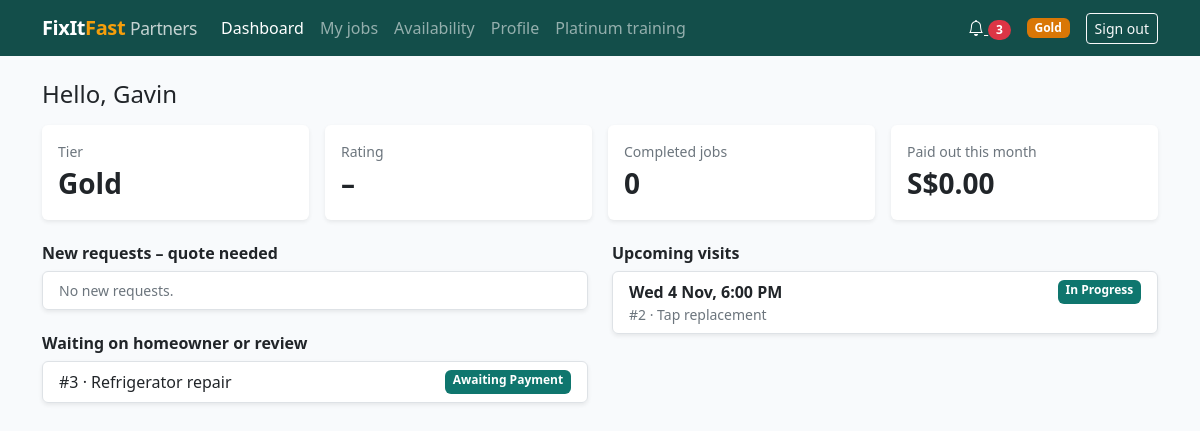
The page /partner/ (signed in) on the database its author committed.
### accounts/models.py (models this page shows, shortened)
class User(AbstractUser):
    class Role(models.TextChoices):
        HOMEOWNER = 'HOMEOWNER', 'Homeowner'
        HANDYMAN = 'HANDYMAN', 'Handyman'
        EMPLOYEE = 'EMPLOYEE', 'Employee'
        MANAGER = 'MANAGER', 'Manager'
    email = models.EmailField(unique=True)
    mobile = models.CharField(max_length=20, blank=True)
    role = models.CharField(max_length=10, choices=Role.choices, default=Role.HOMEOWNER)
    is_deactivated = models.BooleanField(default=False)
    deactivation_reason = models.TextField(blank=True)

### handymen/models.py (models this page shows, shortened)
class HandymanProfile(models.Model):
    class ApplicationStatus(models.TextChoices):
        PENDING = 'PENDING', 'Pending'
        APPROVED = 'APPROVED', 'Approved'
        REJECTED = 'REJECTED', 'Rejected'
    user = models.OneToOneField(settings.AUTH_USER_MODEL, on_delete=models.CASCADE, related_name='handyman')
    photo = models.ImageField(upload_to='handymen/photos/', blank=True)
    bio = models.TextField(blank=True)
    years_experience = models.PositiveSmallIntegerField(default=0)
    job_types = models.ManyToManyField(JobType, related_name='handymen', blank=True)
    tier = models.CharField(max_length=10, choices=Tier.choices, default=Tier.STANDARD)
    application_status = models.CharField(
        max_length=10, choices=ApplicationStatus.choices, default=ApplicationStatus.PENDING)
    rejection_reason = models.TextField(blank=True)
    approved_at = models.DateTimeField(null=True, blank=True)
    approved_by = models.ForeignKey(
        settings.AUTH_USER_MODEL, on_delete=models.SET_NULL, null=True, blank=True, related_name='+')
    is_suspended = models.BooleanField(default=False)
    suspension_reason = models.TextField(blank=True)
    created_at = models.DateTimeField(auto_now_add=True)

### jobs/models.py (models this page shows, shortened)
class Job(models.Model):
    class Status(models.TextChoices):
        DRAFT = 'DRAFT', 'Draft'
        REQUESTED = 'REQUESTED', 'Requested'
        HANDYMAN_ASSIGNED = 'ASSIGNED', 'Handyman Assigned'
        QUOTATION_PENDING = 'QUOTE_PENDING', 'Quotation Pending'
        QUOTATION_UNDER_REVIEW = 'QUOTE_REVIEW', 'Quotation Under Review'
        AWAITING_PAYMENT = 'AWAITING_PAYMENT', 'Awaiting Payment'
        SCHEDULED = 'SCHEDULED', 'Scheduled'
        ON_THE_WAY = 'ON_THE_WAY', 'On the Way'
        IN_PROGRESS = 'IN_PROGRESS', 'In Progress'
        COMPLETED = 'COMPLETED', 'Completed'
        CANCELLED = 'CANCELLED', 'Cancelled'
        DECLINED = 'DECLINED', 'Declined'
    homeowner = models.ForeignKey(User, on_delete=models.PROTECT, related_name='jobs')
    job_type = models.ForeignKey(JobType, on_delete=models.PROTECT, related_name='jobs')
    address = models.ForeignKey(Address, on_delete=models.PROTECT, related_name='jobs')
    description = models.TextField()
    tier = models.CharField(max_length=10, choices=Tier.choices, blank=True)
    status = models.CharField(max_length=16, choices=Status.choices, default=Status.DRAFT)
    slot_start = models.DateTimeField(null=True, blank=True)
    slot_end = models.DateTimeField(null=True, blank=True)
    timing_band = models.CharField(max_length=10, choices=TimingBand.choices, blank=True)
    planning_region = models.CharField(max_length=10, choices=PlanningRegion.choices, blank=True)
    price_p10 = models.DecimalField(max_digits=8, decimal_places=2, null=True, blank=True)
    price_p50 = models.DecimalField(max_digits=8, decimal_places=2, null=True, blank=True)
    price_p90 = models.DecimalField(max_digits=8, decimal_places=2, null=True, blank=True)
    model_version = models.CharField(max_length=30, blank=True)
    handyman = models.ForeignKey(
        HandymanProfile, on_delete=models.PROTECT, null=True, blank=True, related_name='jobs')
    quote_deadline = models.DateTimeField(null=True, blank=True)
    service_fee_waived = models.BooleanField(default=False)
    created_at = models.DateTimeField(auto_now_add=True)
    requested_at = models.DateTimeField(null=True, blank=True)
    matched_at = models.DateTimeField(null=True, blank=True)    # launch measure: matched within 24h
    completed_at = models.DateTimeField(null=True, blank=True)  # handyman marked Completed
    confirmed_at = models.DateTimeField(null=True, blank=True)  # homeowner confirmed; warranty starts
    warranty_ends_at = models.DateTimeField(null=True, blank=True)
    cancellation_reason = models.TextField(blank=True)
    problem_note = models.TextField(blank=True)
    class Meta:
        ordering = ['-created_at']
    ACTIVE_STATUSES = [
        Status.HANDYMAN_ASSIGNED, Status.QUOTATION_PENDING, Status.QUOTATION_UNDER_REVIEW,
        Status.AWAITING_PAYMENT, Status.SCHEDULED, Status.ON_THE_WAY, Status.IN_PROGRESS,
    ]
    CLOSED_STATUSES = [Status.COMPLETED, Status.CANCELLED, Status.DECLINED]

### catalogue/models.py (models this page shows, shortened)
class JobType(models.Model):
    category = models.ForeignKey(Category, on_delete=models.PROTECT, related_name='job_types')
    name = models.CharField(max_length=100, unique=True)
    description = models.TextField(blank=True)
    min_tier = models.CharField(max_length=10, choices=Tier.choices, default=Tier.STANDARD)
    licence_required = models.BooleanField(default=False)
    is_active = models.BooleanField(default=False)
    class Meta:
        ordering = ['category__name', 'name']
    def __str__(self):
        return self.name

### partner/views.py (the view)
# urls.py: path('', views.home, name='home'),
@handyman_required
def home(request):
    profile = request.user.handyman
    if profile.application_status != HandymanProfile.ApplicationStatus.APPROVED:
        return render(request, 'partner/application_status.html', {
            'profile': profile, 'documents': profile.documents.all(), 'form': DocumentForm(),
        })
    jobs = profile.jobs.select_related('job_type')
    month_start = timezone.localdate().replace(day=1)
    payouts = LedgerEntry.objects.filter(job__handyman=profile, entry_type=LedgerEntry.EntryType.PAYOUT,
                                         created_at__date__gte=month_start).aggregate(t=Sum('amount'))['t']
    return render(request, 'partner/home.html', {
        'profile': profile,
        'requests': jobs.filter(status__in=[Status.HANDYMAN_ASSIGNED, Status.QUOTATION_PENDING]),
        'upcoming': jobs.filter(status__in=[Status.SCHEDULED, Status.ON_THE_WAY, Status.IN_PROGRESS]).order_by('slot_start'),
        'awaiting': jobs.filter(status__in=[Status.QUOTATION_UNDER_REVIEW, Status.AWAITING_PAYMENT]),
        'rating': average_rating(profile),
        'completed': completed_jobs(profile).count(),
        'month_payouts': payouts or 0,
    })

### accounts/context_processors.py (called while the page is built)
def notifications(request):
    if not request.user.is_authenticated:
        return {}
    return {'unread_notifications': request.user.notifications.filter(is_read=False).count()}

### catalogue/templatetags/fixitfast.py (called while the page is built)
@register.filter
def money(value):
    if value in (None, ''):
        return '–'
    return f'S${Decimal(value):,.2f}'

@register.simple_tag
def status_badge(value, label):
    return format_html('<span class="badge text-bg-{}">{}</span>', STATUS_COLOURS.get(value, 'secondary'), label)

@register.simple_tag
def tier_badge(tier):
    if not tier:
        return ''
    return format_html('<span class="badge badge-tier-{}">{}</span>', tier, Tier(tier).label)

### handymen/services.py (called while the page is built)
def completed_jobs(handyman):
    return handyman.jobs.filter(status=Job.Status.COMPLETED, confirmed_at__isnull=False)

def average_rating(handyman, last=None):
    reviews = handyman.reviews.order_by('-created_at')
    if last:
        reviews = handyman.reviews.filter(pk__in=list(reviews.values_list('pk', flat=True)[:last]))
    value = reviews.aggregate(avg=Avg('rating'))['avg']
    return Decimal(str(round(value, 2))) if value is not None else None

### partner/templates/partner/home.html (shortened to what this page needs)
{% extends 'partner/base.html' %}
{% load fixitfast %}
{% block content %}
<h1 class="h4 mb-3">Hello, {{ user.first_name }}</h1>
<div class="row g-3 mb-4">
  <div class="col-6 col-lg-3"><div class="card stat-card border-0 shadow-sm"><div class="card-body"><div class="small text-secondary">Tier</div><div class="value">{{ profile.get_tier_display }}</div></div></div></div>
  <div class="col-6 col-lg-3"><div class="card stat-card border-0 shadow-sm"><div class="card-body"><div class="small text-secondary">Rating</div><div class="value">{{ rating|default:"–" }}</div></div></div></div>
  <div class="col-6 col-lg-3"><div class="card stat-card border-0 shadow-sm"><div class="card-body"><div class="small text-secondary">Completed jobs</div><div class="value">{{ completed }}</div></div></div></div>
  <div class="col-6 col-lg-3"><div class="card stat-card border-0 shadow-sm"><div class="card-body"><div class="small text-secondary">Paid out this month</div><div class="value">{{ month_payouts|money }}</div></div></div></div>
</div>
<div class="row g-4">
  <div class="col-lg-6">
    <h2 class="h6 fw-semibold">New requests – quote needed</h2>
    <div class="list-group shadow-sm mb-4">
      {% for job in requests %}
        <a class="list-group-item list-group-item-action" href="{% url 'partner:job_detail' job.pk %}">
          <div class="d-flex justify-content-between"><strong>#{{ job.pk }} · {{ job.job_type }}</strong>{% status_badge job.status job.get_status_display %}</div>
          <div class="small text-secondary">{{ job.slot_start|date:"D j M, g:i A" }} · {{ job.planning_region }} · quote by {{ job.quote_deadline|date:"g:i A" }}</div>
        </a>
      {% empty %}<div class="list-group-item small text-secondary">No new requests.</div>{% endfor %}
    </div>
    <h2 class="h6 fw-semibold">Waiting on homeowner or review</h2>
    <div class="list-group shadow-sm">
      {% for job in awaiting %}
        <a class="list-group-item list-group-item-action d-flex justify-content-between" href="{% url 'partner:job_detail' job.pk %}">
          <span>#{{ job.pk }} · {{ job.job_type }}</span>{% status_badge job.status job.get_status_display %}</a>
      {% empty %}<div class="list-group-item small text-secondary">Nothing waiting.</div>{% endfor %}
    </div>
  </div>
  <div class="col-lg-6">
    <h2 class="h6 fw-semibold">Upcoming visits</h2>
    <div class="list-group shadow-sm">
      {% for job in upcoming %}
        <a class="list-group-item list-group-item-action" href="{% url 'partner:job_detail' job.pk %}">
          <div class="d-flex justify-content-between"><strong>{{ job.slot_start|date:"D j M, g:i A" }}</strong>{% status_badge job.status job.get_status_display %}</div>
          <div class="small text-secondary">#{{ job.pk }} · {{ job.job_type }}</div>
        </a>
      {% empty %}<div class="list-group-item small text-secondary">No upcoming visits.</div>{% endfor %}
    </div>
  </div>
</div>
{% endblock %}

### partner/templates/partner/base.html (shortened to what this page needs)
{% extends 'base.html' %}
{% load fixitfast %}
{% block navbar %}
<nav class="navbar navbar-expand-lg navbar-dark" style="background:#134e4a">
  <div class="container">
    <a class="navbar-brand brand" href="{% url 'partner:home' %}">FixIt<span class="accent">Fast</span> <small class="fw-normal opacity-75">Partners</small></a>
    <div class="collapse navbar-collapse" id="partnerNav">
      {% if user.is_authenticated and user.role == 'HANDYMAN' %}
        {% with url_name=request.resolver_match.url_name %}
        <ul class="navbar-nav me-auto">
          <li class="nav-item"><a class="nav-link {% if url_name == 'home' %}active{% endif %}" href="{% url 'partner:home' %}">Dashboard</a></li>
          {% if user.handyman.application_status == 'APPROVED' %}
            <li class="nav-item"><a class="nav-link {% if url_name == 'jobs' or url_name == 'job_detail' %}active{% endif %}" href="{% url 'partner:jobs' %}">My jobs</a></li>
            <li class="nav-item"><a class="nav-link {% if url_name == 'availability' %}active{% endif %}" href="{% url 'partner:availability' %}">Availability</a></li>
            <li class="nav-item"><a class="nav-link {% if url_name == 'profile' %}active{% endif %}" href="{% url 'partner:profile' %}">Profile</a></li>
            {% if user.handyman.tier == 'GOLD' %}
              <li class="nav-item"><a class="nav-link {% if url_name == 'training' or url_name == 'quiz' %}active{% endif %}" href="{% url 'partner:training' %}">Platinum training</a></li>
            {% endif %}
          {% endif %}
        </ul>
        {% endwith %}
        <div class="d-flex align-items-center gap-3">
          <a class="text-white" href="{% url 'partner:notifications' %}" aria-label="Notifications"><i class="bi bi-bell"></i>
            {% if unread_notifications %}<span class="badge rounded-pill bg-danger">{{ unread_notifications }}</span>{% endif %}</a>
          {% tier_badge user.handyman.tier %}
          <form method="post" action="{% url 'partner:logout' %}">
            <button class="btn btn-outline-light btn-sm" type="submit">Sign out</button>
          </form>
        </div>
      {% else %}
        <ul class="navbar-nav ms-auto">
          <li class="nav-item"><a class="nav-link" href="{% url 'partner:apply' %}">Become a partner</a></li>
          <li class="nav-item"><a class="nav-link" href="{% url 'storefront:home' %}">Homeowner site</a></li>
        </ul>
      {% endif %}
    </div>
  </div>
</nav>
{% endblock %}

### static/css/fixitfast.css (style rules this page uses)
:root { --bs-primary: #0f766e; --bs-primary-rgb: 15, 118, 110; --bs-link-color: #0f766e; --bs-link-hover-color: #115e59; --ff-accent: #f59e0b; --ff-sidebar: #0f172a; }
body { background: #f8fafc; }
.brand { font-weight: 700; letter-spacing: -0.02em; }
.brand .accent { color: var(--ff-accent); }
.badge-tier-GOLD { background: #d97706; }
.stat-card .value { font-size: 1.75rem; font-weight: 600; }

### rows shown on the page
User: tier "Gold", first_name "Gavin"
HandymanProfile: tier "Gold"
Job: pk "3", job_type "Refrigerator repair", status "Awaiting Payment"
Job: slot_start "Wed 4 Nov, 6:00 PM", status "In Progress", pk "2", job_type "Tap replacement"

### other values the page prints
{{ unread_notifications }} "3"
{{ rating|default:"–" }} "–"
{{ completed }} "0"
{{ month_payouts|money }} "S$0.00"
